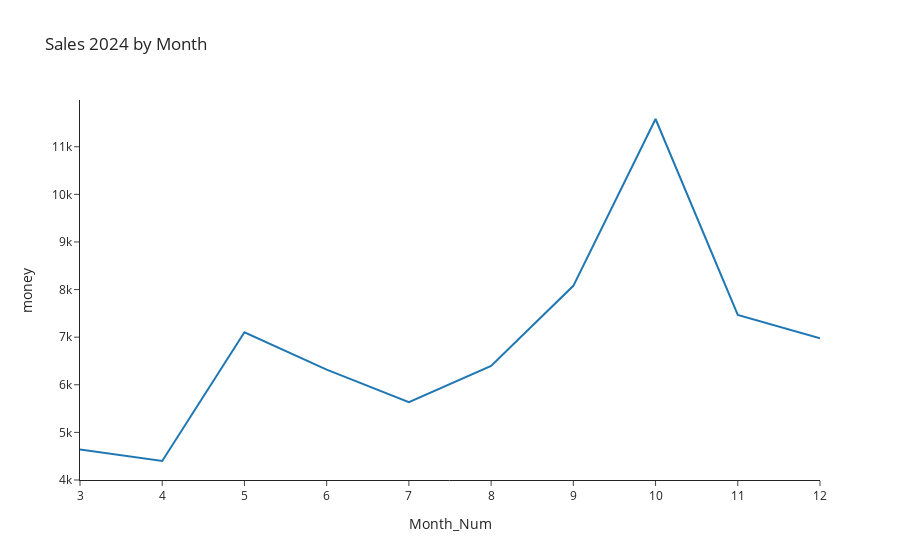

Notebook code cell kept with this figure:
### Code cell
px.line(sales_2024 , x = 'Month_Num' ,  y='money',  title='Sales 2024 by Month',  template='simple_white')

### Figure 1 — Plotly figure (JSON) as saved in the notebook; plotly's stock layout.template omitted (floating-point values rounded to 4 significant figures)
{"data": [{"hovertemplate": "Month_Num=%{x}<br>money=%{y}<extra></extra>", "legendgroup": "", "line": {"color": "#1F77B4", "dash": "solid"}, "marker": {"symbol": "circle"}, "mode": "lines", "name": "", "orientation": "v", "showlegend": false, "type": "scatter", "x": [3, 4, 5, 6, 7, 8, 9, 10, 11, 12], "xaxis": "x", "y": [4642.0, 4399.0, 7103.0, 6319.0, 5635.0, 6396.0, 8079.0, 11580.0, 7468.0, 6979.0], "yaxis": "y"}], "layout": {"legend": {"tracegroupgap": 0}, "title": {"text": "Sales 2024 by Month"}, "xaxis": {"anchor": "y", "domain": [0, 1], "title": {"text": "Month_Num"}}, "yaxis": {"anchor": "x", "domain": [0, 1], "title": {"text": "money"}}}}
